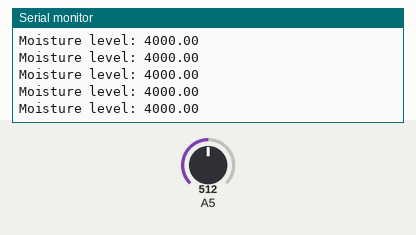
A sketch run on a simulated Arduino Uno, built with avr-gcc and run on an emulated ATmega328P. Parts: the last lines printed to the serial monitor. The inputs (shaded band) are chosen by the test bench; at power-on: A5 = 512.

Above: at 0.8 s.
0.9 s: A5 set to 716
At 0.91 s:
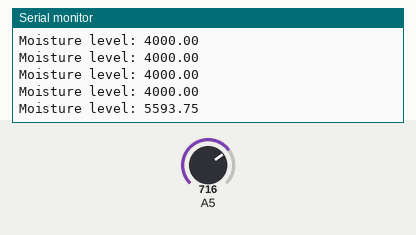
2.4 s: A5 set to 900
At 2.43 s:
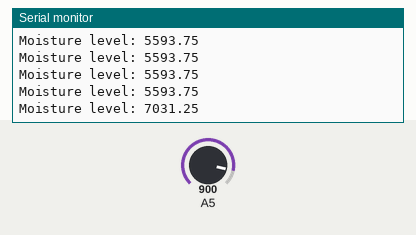
Timing chart, 0 to 5.4 s (numbered marks = the images above; inputs shaded):
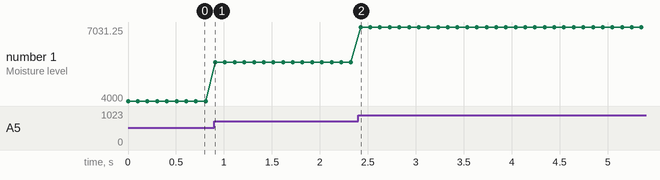

The sketch:

Moisture.ino
```cpp
#include <Wire.h>
#include <SPI.h>

#include <Gadgeteering.h>

#include <Mainboards/FEZMedusaShield3D.h>
#include <Modules/Moisture.h>

using namespace gadgeteering;
using namespace gadgeteering::mainboards;
using namespace gadgeteering::modules;

void loop()
{

}

void setup()
{
	Serial.begin(9600);

	fez_medusa_shield_3d board;
	moisture sensor(1);

	while(true)
	{
		Serial.print("Moisture level: "); Serial.print(sensor.get_moisture_reading(2)); Serial.println("");
		system::sleep(100);
	}

	return;
}
```

Measured:
- after the input at 0.9 s, the serial monitor: prints a new line at once (image 1)
- after the input at 2.4 s, the serial monitor: prints a new line at once (image 2)
- plotted number 1: 4000 → 5593.75 after the input at 0.9 s, 5593.75 → 7031.25 after the input at 2.4 s
